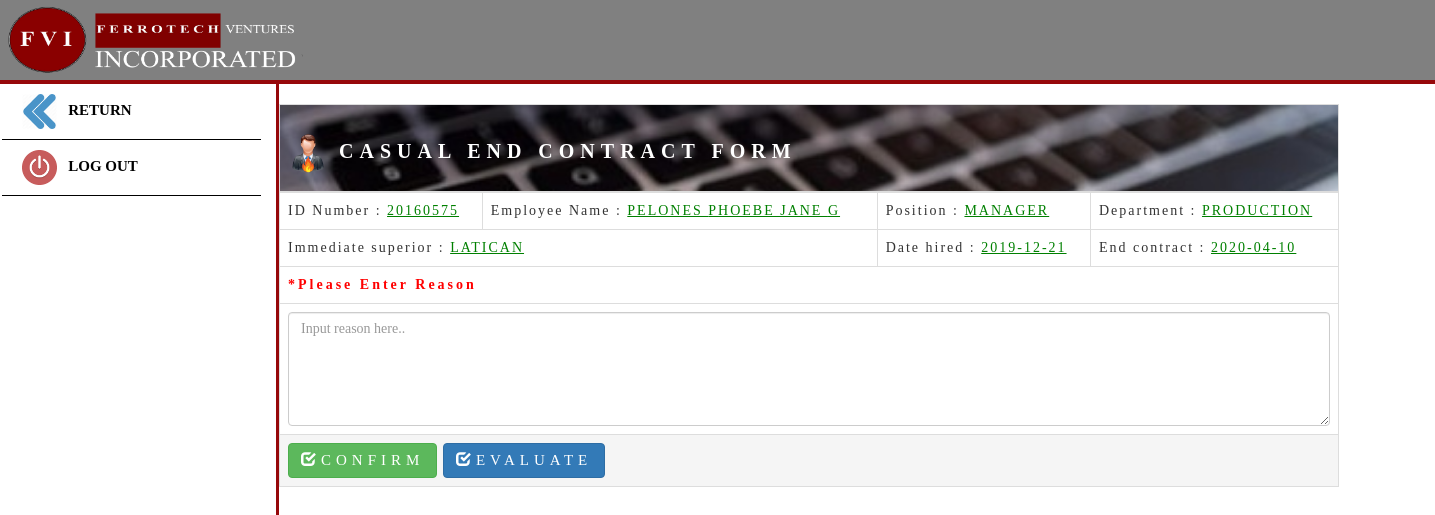
Screenshot of /casual_endconform.php?id=20160575&casual (signed in) with the database file from the repository.
### tables this page shows
CREATE TABLE `tbl_applicants` (
  `ID` int(11) NOT NULL,
  `a_id` text NOT NULL,
  `a_fname` varchar(26) NOT NULL,
  `a_lname` varchar(26) NOT NULL,
  `a_mname` varchar(26) NOT NULL,
  `a_gender` varchar(6) NOT NULL,
  `a_civilStatus` varchar(10) NOT NULL,
  `a_contactNumber` varchar(15) NOT NULL,
  `a_religion` varchar(100) NOT NULL,
  `a_birthday` date NOT NULL,
  `a_age` int(2) NOT NULL,
  `a_region` varchar(255) NOT NULL,
  `a_provine` varchar(255) NOT NULL,
  `a_city` varchar(255) NOT NULL,
  `a_brgy` varchar(255) NOT NULL,
  `a_education` varchar(255) NOT NULL,
  `a_masters` varchar(255) NOT NULL,
  `a_empRecords` varchar(255) NOT NULL,
  `a_dateApplied` date NOT NULL,
  `a_position` varchar(255) NOT NULL,
  `a_dateApproved` date NOT NULL,
  `a_status` text NOT NULL
);

CREATE TABLE `tbl_applicant_field` (
  `ID` int(11) NOT NULL,
  `a_id` text NOT NULL,
  `a_superior` varchar(255) NOT NULL,
  `a_department` varchar(255) NOT NULL,
  `a_contactPerson` varchar(26) NOT NULL,
  `a_contactPersonNum` int(11) NOT NULL,
  `a_tax` varchar(255) NOT NULL,
  `a_tin` varchar(255) NOT NULL,
  `a_sss` varchar(255) NOT NULL,
  `a_pagibin` varchar(255) NOT NULL,
  `a_philHealth` varchar(255) NOT NULL,
  `a_dateHired` date NOT NULL,
  `a_dateEnd` date NOT NULL
);

### casual_endconform.php (the view, shortened to what this page needs)
<?php
$id=$_GET['id'];
?>
<!DOCTYPE html>
<html>
  <head>
     <link rel="stylesheet" href="Bootstrap_Files/libs/bootstrap/css/bootstrap.min.css" />
     <link rel="stylesheet" type="text/css" href="css/sidebar.css">
  </head>
<body>
<nav class="navbar navbar-inverse" style="background-color:gray; border: 0px; border-bottom:4px solid rgb(150, 8, 10); border-radius: 0; padding: 5px;">
  <div class="container-fluid">
    <img style="margin-left: -1%;" src="images/header.png" width="300px" height="70px">
  </div>
</nav>
<div class="sidebar col-sm-12 col-md-12 col-lg-6" style="margin-top:-20px;">
    <a href="casualeval_list.php" style="text-decoration: none;"><li><span style="font-family: 'Calibri'"><img src="images/RETURN.png" height="35px"> &nbsp; RETURN </span></li></a>
     <a type="button" data-toggle="modal" data-target="#logout" style="text-decoration: none;">
    <li><span style="font-family: 'Calibri'"><img src="images/off.png" height="35px"> &nbsp; LOG OUT</span> </li></a>
</div>
	<?php
        $table_list_query = mysql_query("SELECT * from tbl_applicants where a_id = '$id'");
        $table_list_rows = mysql_fetch_array($table_list_query);
        $table_list_query_1 = mysql_query("SELECT * from tbl_applicant_field where a_id ='$id'");
		$table_list_rows_1 = mysql_fetch_array($table_list_query_1);
		$table_list_query_2 = mysql_query("SELECT * from tbl_end_contract where a_id ='$id'");
		$table_list_rows_2 = mysql_fetch_array($table_list_query_2);
    ?>
<form method="POST">
  <div class="container" style="margin-left:240px;">
    <div class="container" id="div-id-name" >
		<table class="table table-bordered" style="width: 93%;">
 			<thead>
				<tr>
      			<th  colspan="6" style="letter-spacing: 2px; background-image: url(images/r.jpg); background-size: cover; background-repeat: no-repeat;">
      						<h3 style="font-family:'Calibri'; letter-spacing: 6px; color: white; font-weight: bold; font-size:20px;"><img src="images/endcon.png" width="40px" height="40px"> CASUAL END CONTRACT FORM</h3>
      				</th>
				</tr>
			</thead>
			<tbody>
				<tr style="font-family: oblique;">
					<td>ID Number : <u><?php echo $table_list_rows['a_id']; ?></u></td>
					<td colspan="2">Employee Name : <u><?php echo $table_list_rows['a_lname']; echo" "; echo $table_list_rows['a_fname']; echo " "; echo $table_list_rows['a_mname'];?></u></td>
					<td>Position : <u><?php echo $table_list_rows['a_position']; ?></u></td>
					<td>Department : <u><?php echo $table_list_rows_1['a_department']; ?></u></td>
				</tr>
				<tr style="font-family: oblique;">
					<td colspan="3">Immediate superior : <u><?php echo $table_list_rows_1['a_superior'];?></u></td>
					<td>Date hired : <u><?php echo $table_list_rows_1['a_dateHired']; ?></u></td>
					<td>End contract : <u><?php echo $table_list_rows_1['a_dateEnd']; ?></u></td>
				</tr>
				<tr>
					<td colspan="6"  style="font-family:'Calibri'; font-weight: bold; color: red; letter-spacing: 3px;" >*Please Enter Reason</td>
				</tr>
				<tr>
					<td colspan="6" style="font-family: oblique;">
						<textarea name="endcon_reason" class="form-control" placeholder="Input reason here.." rows="5" required><?php echo $table_list_rows_2['a_reason'];?></textarea>
					</td>
				</tr>
				<tr>
					<td colspan="6" class="active" style="font-family:'Calibri'">
							<button style="letter-spacing: 5px; font-size: 15px;" name="btn_endcon" type="submit" class="btn btn-success" style="font-family:'Calibri'"><span class="glyphicon glyphicon-check"></span>CONFIRM</button>
      						<a style="letter-spacing: 5px; font-size: 15px;" href="casualevaluation.php?id=<?= $id ?>&casual" type="button" class="btn btn-primary"><span class="glyphicon glyphicon-check"></span>EVALUATE</a>
					</td>
				</tr>
		    </tbody>
		</table>
	</form>
<br><br>
</body>
</html>

### css/sidebar.css (style rules this page uses)
body { margin: 0px 0px; padding: 0px 0px; }
* { margin: 0px 0px; padding: 0px 0px; }
.sidebar { background-color:white; border-right:solid rgb(150, 8, 10); margin-left: -8px; width: 20%; height: 1500px; }
li { font-weight: bold; list-style-type: none; color: black; padding: 10px 20px; border-bottom:1px solid black; font-family: oblique; font-size: 15px; margin-left: -5px; }

### casual_endconform.php (style rules this page uses)
td { font-family: 'Calibri'; letter-spacing: 2px; }
u { color:green; text-transform: uppercase; }

### rows the page displays
tbl_applicants: a "20160575", a_lname "PELONES", a_fname "PHOEBE JANE", a_mname "G", a_position "MANAGER"
tbl_applicant_field: a_department "PRODUCTION", a_superior "LATICAN", a_dateHired "2019-12-21", a_dateEnd "2020-04-10"
